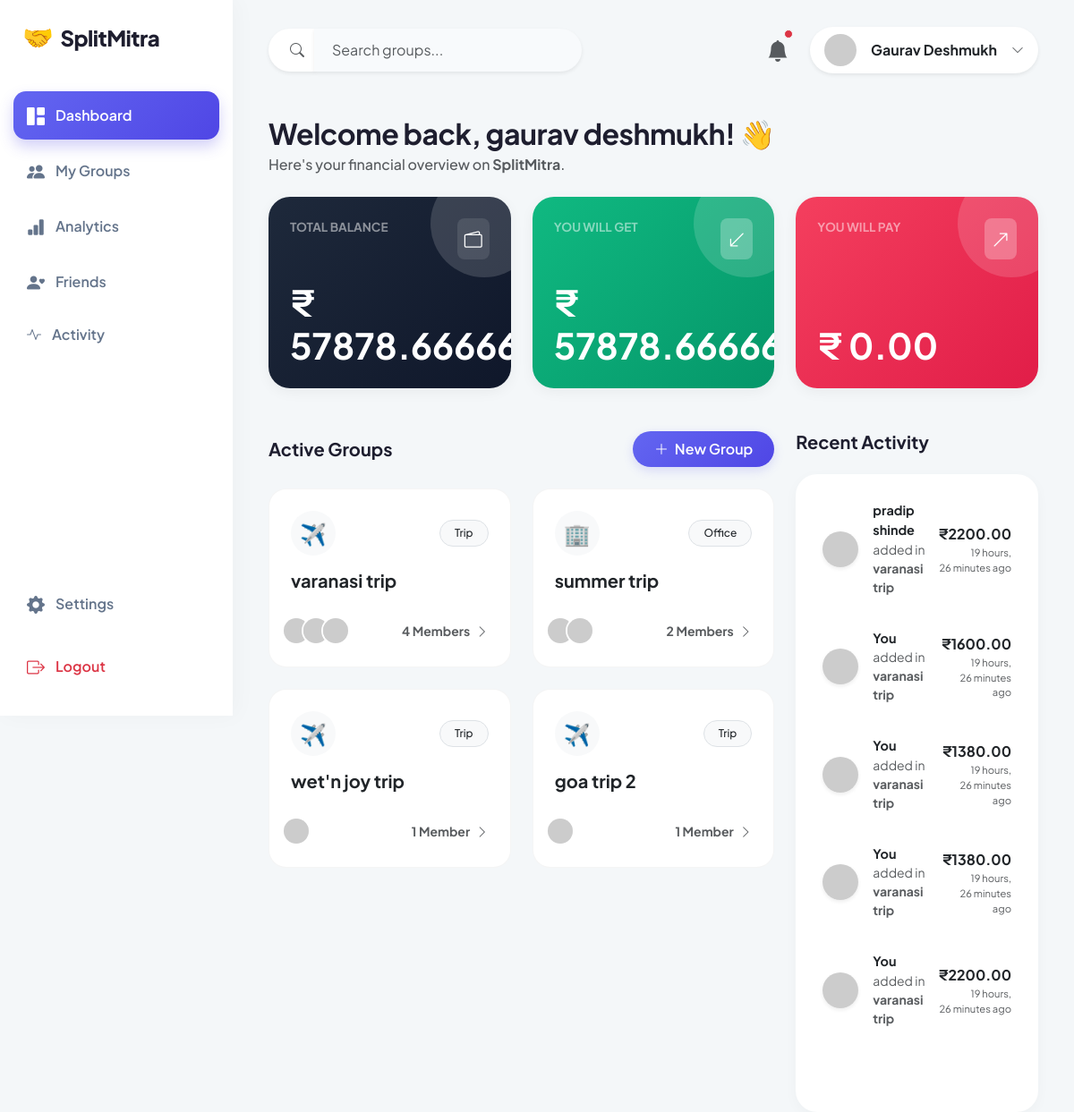
/dashboard/ (signed in), run on the app's committed database.
### expenses/models.py (models this page shows, shortened)
class Group(models.Model):
    CATEGORY_CHOICES = [
        ('home', 'Home'),
        ('trip', 'Trip'),
        ('couple', 'Couple'),
        ('personal', 'Personal'),
        ('business', 'Business'),
        ('office', 'Office'),
        ('sports', 'Sports'),
        ('others', 'Others'),
    ]
    name = models.CharField(max_length=100)
    category = models.CharField(max_length=20, choices=CATEGORY_CHOICES, default='personal')
    created_by = models.ForeignKey(User, on_delete=models.CASCADE, related_name='created_groups')
    members = models.ManyToManyField(User, related_name='expense_groups')
    created_at = models.DateTimeField(auto_now_add=True)

class Expense(models.Model):
    SPLIT_CHOICES = [
        ('equal', 'Equally'),
        ('custom', 'Custom Amount'),
    ]
    group = models.ForeignKey(Group, on_delete=models.CASCADE, related_name='expenses')
    paid_by = models.ForeignKey(User, on_delete=models.CASCADE, related_name='paid_expenses')
    description = models.CharField(max_length=255)
    amount = models.DecimalField(max_digits=10, decimal_places=2)
    date = models.DateField(auto_now_add=True)
    split_type = models.CharField(max_length=10, choices=SPLIT_CHOICES, default='equal')
    is_settlement = models.BooleanField(default=False)
    receiver = models.ForeignKey(User, on_delete=models.CASCADE, related_name='received_payments', null=True, blank=True)

### expenses/views.py (the view)
# urls.py: path('dashboard/', dashboard, name='dashboard'),
def dashboard(request):
    if not request.user.is_authenticated:
        return redirect('login')
    user_groups = Group.objects.filter(members=request.user).order_by('-created_at')
    will_get = 0.0
    will_pay = 0.0
    for group in user_groups:
        my_paid = float(Expense.objects.filter(group=group, paid_by=request.user, is_settlement=False).aggregate(Sum('amount'))['amount__sum'] or 0)
        my_share = float(ExpenseShare.objects.filter(expense__group=group, user=request.user).aggregate(Sum('amount_owed'))['amount_owed__sum'] or 0)
        settlements_paid = float(Expense.objects.filter(group=group, paid_by=request.user, is_settlement=True).aggregate(Sum('amount'))['amount__sum'] or 0)
        settlements_received = float(Expense.objects.filter(group=group, receiver=request.user, is_settlement=True).aggregate(Sum('amount'))['amount__sum'] or 0)
        my_balance = (my_paid + settlements_paid) - (my_share + settlements_received)
        if my_balance > 0.01:
            will_get += my_balance
        elif my_balance < -0.01:
            will_pay += abs(my_balance)
    total_balance = will_get - will_pay
    recent_activities = Expense.objects.filter(group__members=request.user).order_by('-date')[:5]
    context = {
        'groups': user_groups,
        'total_balance': total_balance,
        'will_get': will_get,
        'will_pay': will_pay,
        'recent_activities': recent_activities,
    }
    return render(request, 'index.html', context)

### templates/index.html (shortened to what this page needs)
{% load static %}
<!DOCTYPE html>
<html lang="en">
<head>
    <link href="https://cdn.jsdelivr.net/npm/bootstrap@5.3.0/dist/css/bootstrap.min.css" rel="stylesheet">
    <link href="https://cdn.jsdelivr.net/npm/bootstrap-icons@1.10.5/font/bootstrap-icons.css" rel="stylesheet">
</head>
<body>
<aside class="sidebar d-flex flex-column">
    <div class="sidebar-logo">
        <span class="text-primary fs-3 me-2">🤝</span>SplitMitra
    </div>
    <div class="nav-item"><a href="{% url 'dashboard' %}" class="active"><i class="bi bi-grid-1x2-fill fs-5"></i> Dashboard</a></div>
    <div class="nav-item"><a href="{% url 'my_groups' %}"><i class="bi bi-people-fill fs-5"></i> My Groups</a></div>
    <div class="nav-item"><a href="{% url 'analytics' %}"><i class="bi bi-bar-chart-fill fs-5"></i> Analytics</a></div>
    <div class="nav-item"><a href="#"><i class="bi bi-person-heart fs-5"></i> Friends</a></div>
    <div class="nav-item"><a href="#"><i class="bi bi-activity"></i> Activity</a></div>
    <div class="nav-item mt-auto"><a href="#"><i class="bi bi-gear-fill fs-5"></i> Settings</a></div>
    <div class="nav-item mt-2"><a href="{% url 'logout' %}" class="text-danger"><i class="bi bi-box-arrow-right fs-5"></i> Logout</a></div>
</aside>
<main class="main-wrapper">
    <div class="d-flex justify-content-between align-items-center mb-5">
        <div class="input-group" style="max-width: 350px;">
            <span class="input-group-text bg-white border-0 rounded-start-pill ps-4 shadow-sm"><i class="bi bi-search text-muted"></i></span>
            <input type="text" class="form-control border-0 rounded-end-pill shadow-sm premium-input" placeholder="Search groups...">
        </div>
        <div class="d-flex align-items-center gap-4">
            <div class="position-relative" style="cursor: pointer;">
                <i class="bi bi-bell-fill fs-4 text-muted"></i>
                <span class="position-absolute top-0 start-100 translate-middle p-1 bg-danger border border-light rounded-circle"></span>
            </div>
            <div class="d-flex align-items-center gap-3 bg-white px-3 py-2 rounded-pill shadow-sm" style="cursor: pointer;">
                <img src="https://ui-avatars.com/api/?name={{ request.user.first_name|default:request.user.username }}&background=6366f1&color=fff" class="rounded-circle" width="36" alt="User">
                <span class="fw-bold text-capitalize text-dark">{{ request.user.first_name|default:request.user.username }}</span>
                <i class="bi bi-chevron-down small text-muted"></i>
            </div>
        </div>
    </div>
    <div class="mb-4">
        <h2 class="fw-bold mb-1" style="letter-spacing: -0.5px;">Welcome back, {{ request.user.first_name|default:request.user.username }}! 👋</h2>
        <p class="text-muted fw-medium">Here's your financial overview on <b>SplitMitra</b>.</p>
    </div>
    <div class="row mb-5 g-4">
        <div class="col-md-4">
            <div class="balance-card bg-total d-flex flex-column justify-content-between h-100">
                <div class="d-flex justify-content-between align-items-start mb-4">
                    <p class="mb-0 text-white-50 fw-bold tracking-wide" style="font-size: 0.85rem;">TOTAL BALANCE</p>
                    <div class="bg-white bg-opacity-10 p-2 rounded-3"><i class="bi bi-wallet2 fs-5"></i></div>
                </div>
                <h1 class="fw-bold mb-0 display-6">₹ {{ total_balance|default:"0.00" }}</h1>
            </div>
        </div>
        <div class="col-md-4">
            <div class="balance-card bg-get d-flex flex-column justify-content-between h-100">
                <div class="d-flex justify-content-between align-items-start mb-4">
                    <p class="mb-0 text-white-50 fw-bold tracking-wide" style="font-size: 0.85rem;">YOU WILL GET</p>
                    <div class="bg-white bg-opacity-25 p-2 rounded-3"><i class="bi bi-arrow-down-left fs-5"></i></div>
                </div>
                <h1 class="fw-bold mb-0 display-6">₹ {{ will_get|default:"0.00" }}</h1>
            </div>
        </div>
        <div class="col-md-4">
            <div class="balance-card bg-pay d-flex flex-column justify-content-between h-100">
                <div class="d-flex justify-content-between align-items-start mb-4">
                    <p class="mb-0 text-white-50 fw-bold tracking-wide" style="font-size: 0.85rem;">YOU WILL PAY</p>
                    <div class="bg-white bg-opacity-25 p-2 rounded-3"><i class="bi bi-arrow-up-right fs-5"></i></div>
                </div>
                <h1 class="fw-bold mb-0 display-6">₹ {{ will_pay|default:"0.00" }}</h1>
            </div>
        </div>
    </div>
    <div class="row g-4">
        <div class="col-lg-8">
            <div class="d-flex justify-content-between align-items-center mb-4">
                <h5 class="fw-bold mb-0">Active Groups</h5>
                <button class="btn btn-premium rounded-pill px-4 py-2" data-bs-toggle="modal" data-bs-target="#createGroupModal">
                    <i class="bi bi-plus-lg me-1"></i> New Group
                </button>
            </div>
            <div class="row g-4">
                {% for group in groups|slice:":4" %}
                <div class="col-md-6">
                    <a href="{% url 'group_detail' group.id %}" class="group-card p-4 h-100">
                        <div class="d-flex justify-content-between align-items-center mb-3">
                            <div class="bg-light rounded-circle d-flex align-items-center justify-content-center fs-4" style="width: 50px; height: 50px;">
                                {% if group.category == 'home' %}🏠
                                {% elif group.category == 'trip' %}✈️
                                {% elif group.category == 'couple' %}👩‍❤️‍👨
                                {% elif group.category == 'personal' %}👤
                                {% elif group.category == 'business' %}💼
                                {% elif group.category == 'office' %}🏢
                                {% elif group.category == 'sports' %}⚽
                                {% else %}🎟️{% endif %}
                            </div>
                            <span class="badge bg-light text-dark border px-3 py-2 rounded-pill fw-medium text-capitalize">{{ group.category }}</span>
                        </div>
                        <h5 class="fw-bold text-dark mb-1">{{ group.name }}</h5>
                        <div class="mt-auto pt-4 d-flex justify-content-between align-items-center">
                            <div class="d-flex">
                                {% for member in group.members.all|slice:":3" %}
                                    <img src="https://ui-avatars.com/api/?name={{ member.first_name|default:member.username }}&background=random" class="rounded-circle border border-2 border-white" width="32" style="margin-left: -10px;">
                                {% endfor %}
                            </div>
                            <span class="text-muted fw-bold small">{{ group.members.count }} Member{{ group.members.count|pluralize }} <i class="bi bi-chevron-right ms-1"></i></span>
                        </div>
                    </a>
                </div>
                {% empty %}
                <div class="col-12 text-center py-5 bg-white rounded-4 shadow-sm">
                    <h1 class="display-1">🚀</h1>
                    <h4 class="fw-bold mt-3">Ready to split?</h4>
                    <p class="text-muted mb-4">Create your first group to start tracking expenses.</p>
                </div>
                {% endfor %}
            </div>
        </div>
        <div class="col-lg-4">
            <h5 class="fw-bold mb-4">Recent Activity</h5>
            <div class="activity-card h-100">
                {% for activity in recent_activities %}
                <div class="activity-item d-flex align-items-center mb-3">
                    <img src="https://ui-avatars.com/api/?name={{ activity.paid_by.username }}&background=random" class="rounded-circle me-3 shadow-sm" width="40">
                    <div class="flex-grow-1">
                        <div class="fw-bold text-dark" style="font-size: 0.9rem;">
                            {% if activity.paid_by == request.user %}You{% else %}{{ activity.paid_by.first_name|default:activity.paid_by.username }}{% endif %}
                        </div>
                        <div class="text-muted small">added in <b>{{ activity.group.name }}</b></div>
                    </div>
                    <div class="text-end">
                        <div class="fw-bold text-dark">₹{{ activity.amount }}</div>
                        <div class="text-muted" style="font-size: 0.7rem;">{{ activity.date|timesince }} ago</div>
                    </div>
                </div>
                {% empty %}
                <div class="text-center py-5">
                    <i class="bi bi-clipboard-data text-muted opacity-50 fs-1"></i>
                    <p class="text-muted small mt-2">No transactions yet.</p>
                </div>
                {% endfor %}
            </div>
        </div>
    </div>
</main>
</body>
</html>

### templates/index.html (style rules this page uses)
body { background-color: #f4f7f9; font-family: 'Plus Jakarta Sans', sans-serif; color: #1e1e2f; }
.sidebar { background: #ffffff; box-shadow: 4px 0 24px rgba(0,0,0,0.03); border: none; padding: 20px 15px; position: fixed; top: 0; left: 0; height: 100vh; width: 260px; z-index: 100; }
.sidebar-logo { font-weight: 800; font-size: 1.5rem; letter-spacing: -0.5px; margin-bottom: 40px; padding-left: 10px; }
.nav-item a { transition: all 0.3s cubic-bezier(0.4, 0, 0.2, 1); border-radius: 14px; margin-bottom: 8px; padding: 12px 15px; color: #64748b; font-weight: 600; display: flex; align-items: center; gap: 12px; text-decoration: none; }
.nav-item a.active { background: linear-gradient(135deg, #6366f1, #4f46e5); color: white !important; box-shadow: 0 8px 16px rgba(79, 70, 229, 0.25); }
.balance-card { transition: all 0.3s ease; border: none; border-radius: 24px; padding: 24px; position: relative; overflow: hidden; box-shadow: 0 4px 15px rgba(0,0,0,0.05); }
.balance-card::after { content: ''; position: absolute; top: -30px; right: -30px; width: 120px; height: 120px; border-radius: 50%; opacity: 0.15; background: white; }
.bg-total { background: linear-gradient(135deg, #1e293b, #0f172a); color: white; }
.bg-get { background: linear-gradient(135deg, #10b981, #059669); color: white; }
.bg-pay { background: linear-gradient(135deg, #f43f5e, #e11d48); color: white; }
.group-card { transition: all 0.3s ease; border: 1px solid rgba(0,0,0,0.04); border-radius: 20px; text-decoration: none; display: flex; flex-direction: column; background: white; }
.activity-card { background: white; border-radius: 24px; border: none; box-shadow: 0 4px 15px rgba(0,0,0,0.03); padding: 20px; }
.activity-item { transition: 0.2s; padding: 10px; border-radius: 16px; }
.btn-premium { background: linear-gradient(135deg, #6366f1, #4f46e5); color: white; border: none; font-weight: 600; transition: all 0.3s; box-shadow: 0 4px 12px rgba(99, 102, 241, 0.2); }
.premium-input { background: #f8fafc; border: 2px solid transparent; transition: 0.3s; padding: 12px 20px; border-radius: 15px; }
.main-wrapper { padding: 30px 40px; margin-left: 260px; }

### data on the page
Group: category "Trip", name "varanasi trip", members.count "4"
Group: category "Office", name "summer trip", members.count "2"
Group: category "Trip", name "wet'n joy trip", members.count "1"
Group: category "Trip", name "goa trip 2", members.count "1"
Expense: paid_by.first_name "pradip shinde", group.name "varanasi trip", amount "2200.00", date "19 hours, 26 minutes"
Expense: shows "You", group.name "varanasi trip", amount "1600.00", date "19 hours, 26 minutes"
Expense: shows "You", group.name "varanasi trip", amount "1380.00", date "19 hours, 26 minutes"
Expense: shows "You", group.name "varanasi trip", amount "1380.00", date "19 hours, 26 minutes"
Expense: shows "You", group.name "varanasi trip", amount "2200.00", date "19 hours, 26 minutes"

### other printed values
{{ request.user.first_name|default:request.user.username }} "Gaurav Deshmukh"
{{ request.user.first_name|default:request.user.username }} "gaurav deshmukh"
{{ will_pay|default:"0.00" }} "0.00"
